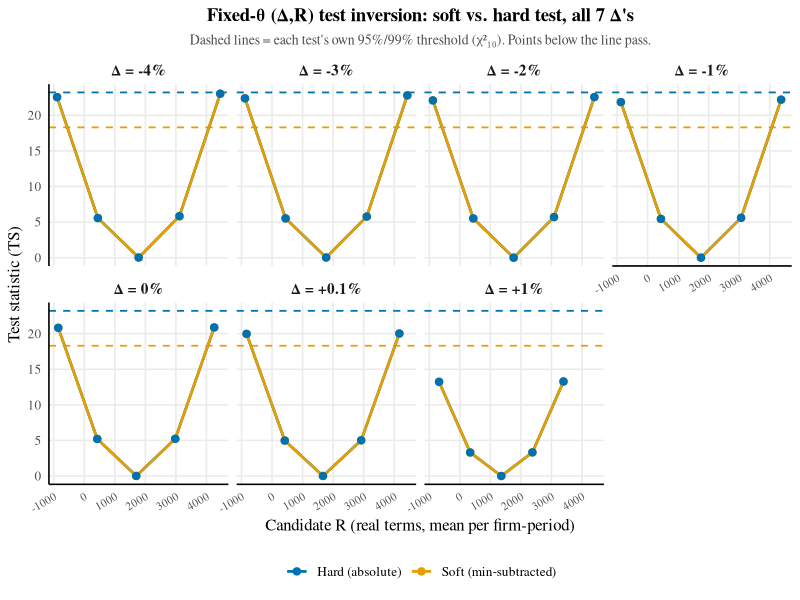

This figure's R source:
## Fixed-theta (Delta,R) wide revgrid results, both soft and hard tests shown
## together: one panel per Delta, R on x-axis, TS on y-axis, two curves
## (soft=min-subtracted CHT, hard=absolute Theorem F.1) each with its own
## threshold line. Shows directly how wide/overlapping the CIs are across
## adjacent Deltas. 2026-09-12.

library(tidyverse)

df <- read.csv("Code/Products/1291-revgrid-fixedtheta-wide-lag_m-analyzed.csv")

n <- 32232; dg <- 10
qc95 <- qchisq(0.95, dg); qc99 <- qchisq(0.99, dg)

long <- df %>%
    select(Delta, R, TS_soft, TS_hard) %>%
    pivot_longer(c(TS_soft, TS_hard), names_to = "test", values_to = "TS") %>%
    mutate(test = recode(test, TS_soft = "Soft (min-subtracted)", TS_hard = "Hard (absolute)"))

thr <- tibble(test = c("Soft (min-subtracted)", "Hard (absolute)"), thresh = c(qc95, qc99))

wong_orange <- "#E69F00"; wong_blue <- "#0072B2"

delta_labs <- c(`-0.04` = "Δ = -4%", `-0.03` = "Δ = -3%", `-0.02` = "Δ = -2%",
                `-0.01` = "Δ = -1%", `0` = "Δ = 0%", `0.001` = "Δ = +0.1%",
                `0.01` = "Δ = +1%")

p <- ggplot(long, aes(x = R, y = TS, color = test)) +
    geom_hline(data = thr, aes(yintercept = thresh, color = test), linetype = "dashed", linewidth = 0.6) +
    geom_line(linewidth = 0.9) +
    geom_point(size = 2.2) +
    scale_color_manual(values = c("Soft (min-subtracted)" = wong_orange, "Hard (absolute)" = wong_blue), name = NULL) +
    facet_wrap(~Delta, labeller = as_labeller(delta_labs), nrow = 2) +
    labs(x = "Candidate R (real terms, mean per firm-period)", y = "Test statistic (TS)",
         title = "Fixed-θ (Δ,R) test inversion: soft vs. hard test, all 7 Δ's",
         subtitle = "Dashed lines = each test's own 95%/99% threshold (χ²₁₀). Points below the line pass.") +
    theme_minimal(base_size = 12) +
    theme(
        panel.grid.minor = element_blank(),
        axis.line = element_line(color = "black"),
        plot.title = element_text(family = "Times", size = 13.5, face = "bold", hjust = 0.5),
        plot.subtitle = element_text(family = "Times", size = 10, hjust = 0.5, color = "grey30"),
        strip.text = element_text(family = "Times", size = 11, face = "bold"),
        legend.position = "bottom",
        axis.text.x = element_text(size = 8, angle = 30, hjust = 1),
        text = element_text(family = "Times")
    )

ggsave("Paper/images/1292-revgrid-wide-soft-hard.png", p, width = 12, height = 7, dpi = 300)
cat("Saved: Paper/images/1292-revgrid-wide-soft-hard.png\n")
